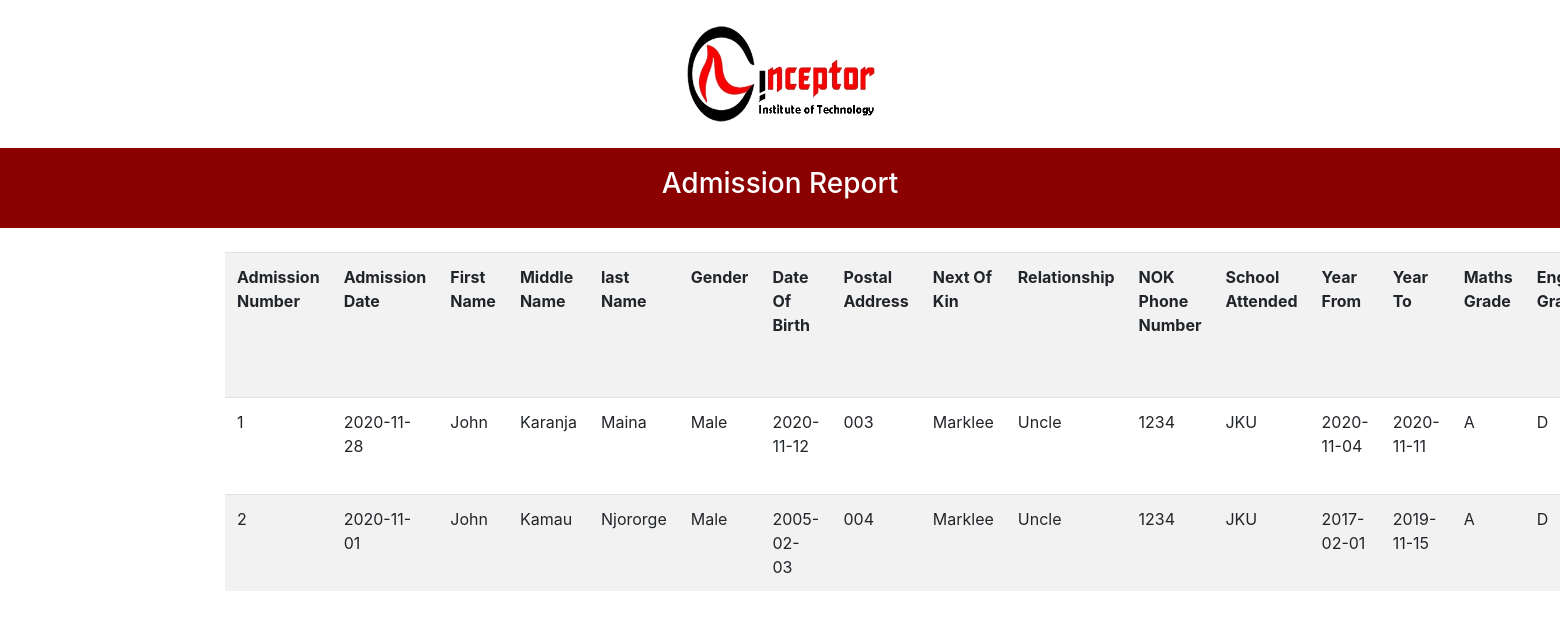
The page /reports/admissionReport.php on the database its author committed.
### tables this page shows
CREATE TABLE `admissions` (
  `admission_number` int(11) NOT NULL,
  `admission_date` date NOT NULL,
  `first_name` varchar(255) NOT NULL,
  `middle_name` varchar(255) NOT NULL,
  `last_name` varchar(255) NOT NULL,
  `gender` varchar(255) NOT NULL,
  `DOB` date NOT NULL,
  `postal_address` varchar(255) NOT NULL,
  `next_of_kin` varchar(255) NOT NULL,
  `relationship` varchar(255) NOT NULL,
  `NOK_phone_number` bigint(20) NOT NULL,
  `school_attended` varchar(255) NOT NULL,
  `year_from` date NOT NULL,
  `year_to` date NOT NULL,
  `maths_grade` varchar(255) NOT NULL,
  `english_grade` varchar(255) NOT NULL,
  `overall_grade` varchar(255) NOT NULL,
  `course` varchar(255) NOT NULL,
  `reason_of_choice` varchar(255) NOT NULL,
  `HDUKAU` varchar(255) NOT NULL
);

### reports/admissionReport.php (the view, shortened to what this page needs)
<!doctype html>
<html lang="en">
<head>
    <link rel="stylesheet" href="../bootstrap/css/bootstrap.css">
    <link rel="stylesheet" href="../css/custom.css">
</head>
<body>
<br>
<div class="logo">
    <img src="../images/logo.png" alt="Logo" width="200" height="100">
</div>
<br>
<div class="heading">
    <h3 style="color: white;">Admission Report</h3>
</div>
<br>
<div class="container report">
    <?php
    $con=mysqli_connect("localhost","root","","inceptordb");
    $result = mysqli_query($con,"SELECT * FROM admissions");
    echo "<table class='table table-striped table-responsive-sm'>
<tr>
<th>Admission Number</th>
<th>Admission Date</th>
<th>First Name</th>
<th>Middle Name </th>
<th>last Name</th>
<th>Gender</th>
<th>Date Of Birth</th>
<th>Postal Address</th>
<th>Next Of Kin</th>
<th>Relationship</th>
<th>NOK Phone Number</th>
<th>School Attended</th>
<th>Year From</th>
<th>Year To</th>
<th>Maths Grade</th>
<th>English Grade</th>
<th>Overall Grade</th>
<th>Courses</th>
<th>Reason of Choice</th>
<th>How did you know about us ?</th>
</tr>";
    while($row = mysqli_fetch_array($result))
    {
        echo "<tr>";
        echo "<td>" . $row['admission_number'] . "</td>";
        echo "<td>" . $row['admission_date'] . "</td>";
        echo "<td>" . $row['first_name'] . "</td>";
        echo "<td>" . $row['middle_name'] . "</td>";
        echo "<td>" . $row['last_name'] . "</td>";
        echo "<td>" . $row['gender'] . "</td>";
        echo "<td>" . $row['DOB'] . "</td>";
        echo "<td>" . $row['postal_address'] . "</td>";
        echo "<td>" . $row['next_of_kin'] . "</td>";
        echo "<td>" . $row['relationship'] . "</td>";
        echo "<td>" . $row['NOK_phone_number'] . "</td>";
        echo "<td>" . $row['school_attended'] . "</td>";
        echo "<td>" . $row['year_from'] . "</td>";
        echo "<td>" . $row['year_to'] . "</td>";
        echo "<td>" . $row['maths_grade'] . "</td>";
        echo "<td>" . $row['english_grade'] . "</td>";
        echo "</tr>";
    }
    echo "</table>";
    ?>
</div>
</body>
</html>

### css/custom.css (style rules this page uses)
.logo,.heading,.buttons { display: flex; align-items: center; justify-content: center; }
.heading { background: darkred; width: 100%; height: 80px; padding: 20px; }

### rows shown on the page
admissions: admission_number "1", admission_date "2020-11-28", first_name "John", middle_name "Karanja", last_name "Maina", gender "Male", DOB "2020-11-12", postal_address "003", next_of_kin "Marklee", relationship "Uncle", NOK_phone_number "1234", school_attended "JKU", year_from "2020-11-04", year_to "2020-11-11", maths_grade "A", english_grade "D"
admissions: admission_number "2", admission_date "2020-11-01", first_name "John", middle_name "Kamau", last_name "Njororge", gender "Male", DOB "2005-02-03", postal_address "004", next_of_kin "Marklee", relationship "Uncle", NOK_phone_number "1234", school_attended "JKU", year_from "2017-02-01", year_to "2019-11-15", maths_grade "A", english_grade "D"
